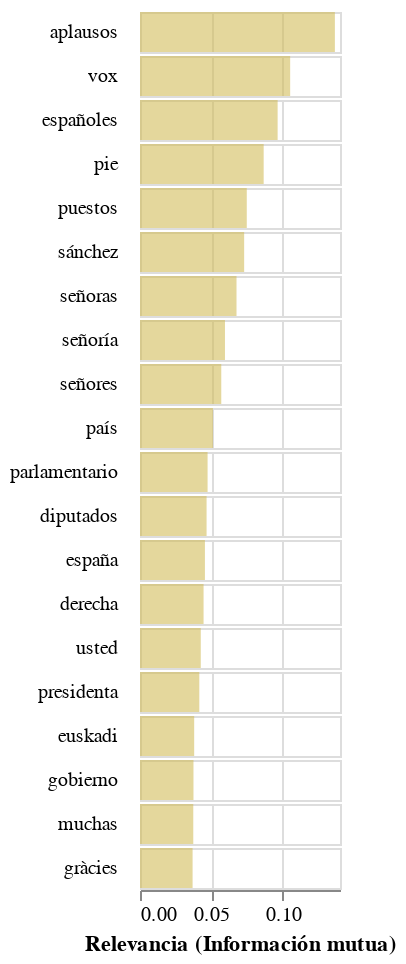

Notebook code cell kept with this figure:
### Code cell
chart_mi_grupo = base_grupo.encode(
    alt.X('mean(mi_grupo):Q',
         title='Relevancia (Información mutua)'),      
).mark_bar(
    color="#d2bd5a",
    opacity=0.6,
    height=20,
).properties(height=20, width=100)

chart_mi_grupo

### Figure 1 — Vega-Lite specification as saved in the notebook (floating-point values rounded to 4 significant figures)
{"config": {"view": {"continuousWidth": 300, "continuousHeight": 300}}, "data": {"name": "data-2684c91b0f80a975b55a217026756cef"}, "mark": {"type": "bar", "color": "#d2bd5a", "height": 20, "opacity": 0.6}, "encoding": {"row": {"field": "term", "header": {"labelAlign": "left", "labelAngle": 0, "labelOrient": "left"}, "sort": {"field": "mi_grupo", "op": "mean", "order": "descending"}, "spacing": 0, "title": "", "type": "nominal"}, "x": {"aggregate": "mean", "field": "mi_grupo", "title": "Relevancia (Información mutua)", "type": "quantitative"}}, "height": 20, "width": 100, "$schema": "https://vega.github.io/schema/vega-lite/v5.8.0.json", "datasets": {"data-2684c91b0f80a975b55a217026756cef": [{"term": "aplausos", "mi_grupo": 0.1364, "ERC": 0.007933, "PNV": 0.000416, "PP": 0.009237, "PSOE": 0.008001, "UP": 0.009755, "Vox": 0.007853}, {"term": "vox", "mi_grupo": 0.1051, "ERC": 0.0009968, "PNV": 0.0005867, "PP": 0.0009997, "PSOE": 0.001559, "UP": 0.00131, "Vox": 0.009516}, {"term": "españoles", "mi_grupo": 0.09634, "ERC": 0.0001206, "PNV": 7.244e-05, "PP": 0.004066, "PSOE": 0.001116, "UP": 0.0005396, "Vox": 0.004919}, {"term": "pie", "mi_grupo": 0.08657, "ERC": 0.0005767, "PNV": 6.502e-05, "PP": 0.0008157, "PSOE": 0.000856, "UP": 0.0004254, "Vox": 0.007341}, {"term": "puestos", "mi_grupo": 0.07474, "ERC": 0.0007717, "PNV": 9.398e-05, "PP": 0.0008148, "PSOE": 0.0008317, "UP": 0.0005453, "Vox": 0.007049}, {"term": "sánchez", "mi_grupo": 0.07291, "ERC": 0.0003794, "PNV": 0.0001235, "PP": 0.004014, "PSOE": 0.0005333, "UP": 9.883e-05, "Vox": 0.001779}, {"term": "señoras", "mi_grupo": 0.06755, "ERC": 0.0008726, "PNV": 0.0003495, "PP": 0.0009625, "PSOE": 0.0009973, "UP": 0.0005666, "Vox": 0.00698}, {"term": "señoría", "mi_grupo": 0.05949, "ERC": 0.0001152, "PNV": 0.0001256, "PP": 0.001481, "PSOE": 0.004123, "UP": 0.004112, "Vox": 0.0005973}, {"term": "señores", "mi_grupo": 0.05689, "ERC": 0.001174, "PNV": 0.0003753, "PP": 0.002196, "PSOE": 0.001452, "UP": 0.001096, "Vox": 0.006875}, {"term": "país", "mi_grupo": 0.05106, "ERC": 0.001436, "PNV": 0.0006438, "PP": 0.002237, "PSOE": 0.00327, "UP": 0.003788, "Vox": 0.0008587}, {"term": "parlamentario", "mi_grupo": 0.04732, "ERC": 0.001215, "PNV": 0.001201, "PP": 0.001442, "PSOE": 0.002284, "UP": 0.001298, "Vox": 0.006291}, {"term": "diputados", "mi_grupo": 0.0466, "ERC": 0.001575, "PNV": 0.0004034, "PP": 0.001746, "PSOE": 0.001396, "UP": 0.001017, "Vox": 0.006827}, {"term": "españa", "mi_grupo": 0.04545, "ERC": 0.001061, "PNV": 0.0006407, "PP": 0.003897, "PSOE": 0.003576, "UP": 0.002668, "Vox": 0.00518}, {"term": "derecha", "mi_grupo": 0.0445, "ERC": 0.001853, "PNV": 8.247e-05, "PP": 0.0001083, "PSOE": 0.0009985, "UP": 0.001369, "Vox": 0.0002029}, {"term": "usted", "mi_grupo": 0.04254, "ERC": 0.002472, "PNV": 0.002316, "PP": 0.009224, "PSOE": 0.005483, "UP": 0.002995, "Vox": 0.005511}, {"term": "presidenta", "mi_grupo": 0.04151, "ERC": 0.005203, "PNV": 0.005399, "PP": 0.006572, "PSOE": 0.005329, "UP": 0.003382, "Vox": 0.004173}, {"term": "euskadi", "mi_grupo": 0.03793, "ERC": 8.303e-05, "PNV": 0.001835, "PP": 0.0002292, "PSOE": 0.000158, "UP": 0.0001525, "Vox": 1.332e-05}, {"term": "gobierno", "mi_grupo": 0.03743, "ERC": 0.00329, "PNV": 0.002839, "PP": 0.005848, "PSOE": 0.005863, "UP": 0.003398, "Vox": 0.004533}, {"term": "muchas", "mi_grupo": 0.03729, "ERC": 0.007809, "PNV": 0.005872, "PP": 0.006789, "PSOE": 0.005266, "UP": 0.004935, "Vox": 0.003538}, {"term": "gràcies", "mi_grupo": 0.03681, "ERC": 0.002473, "PNV": 0.0, "PP": 0.0, "PSOE": 4.274e-05, "UP": 0.0003634, "Vox": 1.762e-06}]}}
